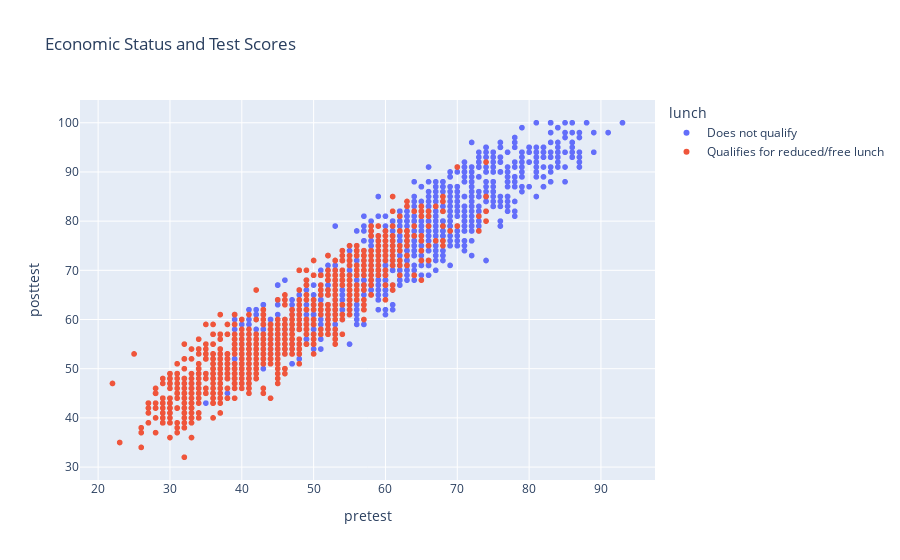

Notebook source saved alongside this figure:
### Markdown cell above
---

### Code cell
fig = px.scatter(df, x="pretest", y="posttest", color="lunch",
                 title="Economic Status and Test Scores")

fig.show()

### Figure 1 — Plotly figure (JSON) as saved in the notebook; plotly's stock layout.template omitted (floating-point values rounded to 4 significant figures; data arrays with more than 128 entries replaced by an {"elided": "..."} marker saying what was removed)
{"data": [{"hovertemplate": "lunch=Does not qualify<br>pretest=%{x}<br>posttest=%{y}<extra></extra>", "legendgroup": "Does not qualify", "marker": {"color": "#636efa", "symbol": "circle"}, "mode": "markers", "name": "Does not qualify", "showlegend": true, "type": "scattergl", "x": {"elided": "1215 int values"}, "xaxis": "x", "y": {"elided": "1215 int values"}, "yaxis": "y"}, {"hovertemplate": "lunch=Qualifies for reduced/free lunch<br>pretest=%{x}<br>posttest=%{y}<extra></extra>", "legendgroup": "Qualifies for reduced/free lunch", "marker": {"color": "#EF553B", "symbol": "circle"}, "mode": "markers", "name": "Qualifies for reduced/free lunch", "showlegend": true, "type": "scattergl", "x": {"elided": "918 int values"}, "xaxis": "x", "y": {"elided": "918 int values"}, "yaxis": "y"}], "layout": {"legend": {"title": {"text": "lunch"}, "tracegroupgap": 0}, "title": {"text": "Economic Status and Test Scores"}, "xaxis": {"anchor": "y", "domain": [0, 1], "title": {"text": "pretest"}}, "yaxis": {"anchor": "x", "domain": [0, 1], "title": {"text": "posttest"}}}}
